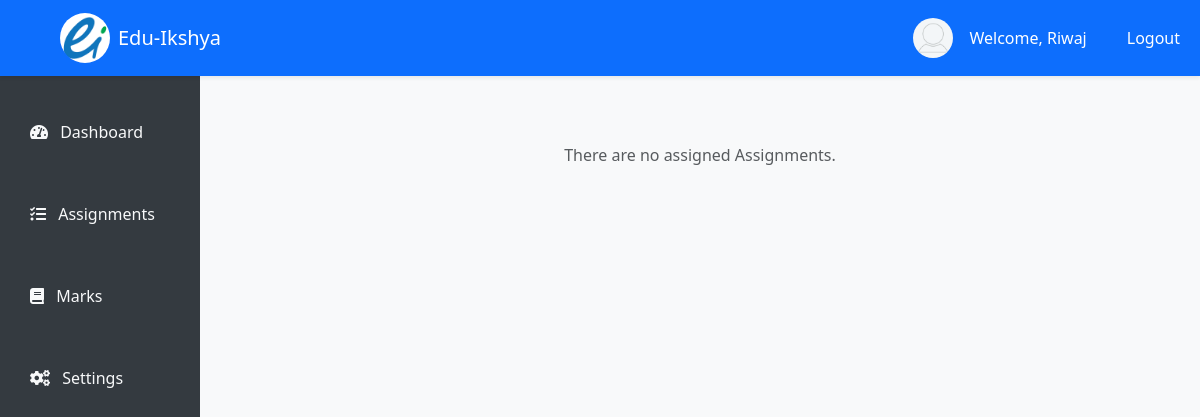
The page /student/assignments/ (signed in) on the database as committed earlier.
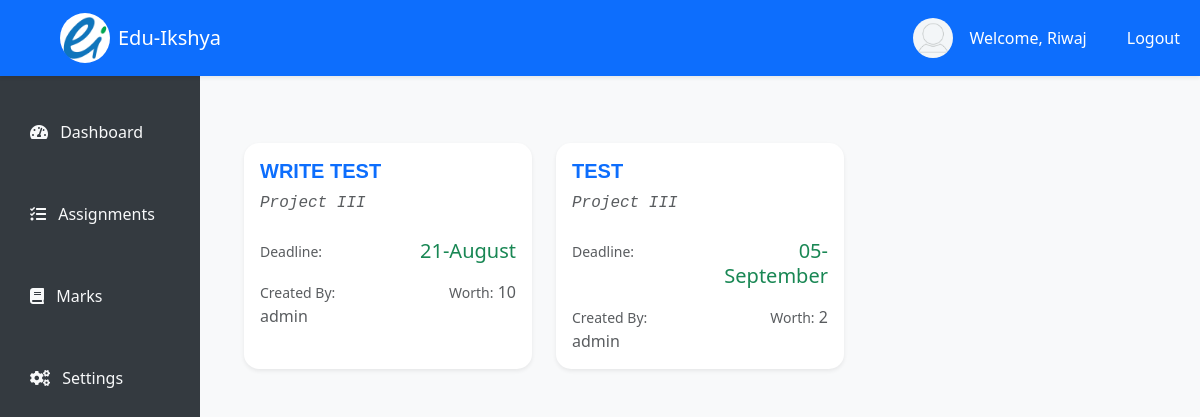
The same page on the database as committed later.
### student/models.py (models this page shows, shortened)
class Assignment(models.Model):
    ACCEPTED_FILE_TYPES = [
        ('text', 'Text File'),
        ('pdf', 'PDF File'),
    ]
    title = models.CharField(max_length=255)
    description = models.TextField(null=True, blank=True)
    deadline = models.DateTimeField()
    worth = models.IntegerField()
    research_links = models.JSONField(blank=True, null=True)  # This field can store a list of URLs
    accepted_file_type = models.CharField(max_length=10, choices=ACCEPTED_FILE_TYPES)
    assigned_class = models.ForeignKey(ProgramCourse, on_delete=models.CASCADE, related_name='assignments')
    created_by = models.ForeignKey(User, null=True, on_delete=models.CASCADE)

class ProgramCourse(models.Model):
    program = models.ForeignKey(Program, on_delete=models.CASCADE)
    course = models.ForeignKey(Course, on_delete=models.CASCADE)
    semester = models.ForeignKey(Semester, on_delete=models.CASCADE)
    teacher = models.ForeignKey(User, on_delete=models.RESTRICT)

class Course(models.Model):
    course_id = models.CharField(max_length=15, unique=True)
    course_name = models.CharField(max_length=150)
    def __str__(self):
        return self.course_name

class User(AbstractUser):
    user_id = models.CharField(max_length=15, unique=True, editable=False)
    address = models.CharField(max_length=150, null=True, blank=False)
    contact_number = models.CharField(max_length=20, blank=True, null=True)
    date_of_birth = models.DateField(null=True, blank=True)
    gender = models.CharField(max_length=1, choices=[('M', 'Male'), ('F', 'Female'), ('O', 'Other')])
    is_staff = models.BooleanField(default=False)
    is_student = models.BooleanField(default=False)
    def __str__(self):
        return self.username

### student/views.py (the view)
# urls.py: path('student/assignments/', views.student_assignment_view, name="student_assignments"),
@login_required
def student_assignment_view(request):
    user = request.user
    if user.is_student:
        student = Student.objects.get(user=user)
        program_course = ProgramCourse.objects.filter(program=student.program, semester=student.semester)
        assignments = Assignment.objects.filter(
            assigned_class__in=program_course,
            deadline__gte=datetime.now()
        ).order_by('deadline')
        inactive_assignments = Assignment.objects.filter(
            assigned_class__in=program_course,
            deadline__lte=datetime.now()
        ).order_by('-deadline')
    return render(request, 'student/assignment.html', {
        'assignments': assignments,
        'inactive_assignments': inactive_assignments
    })

### templates/student/assignment.html
<!DOCTYPE html>
{% extends 'student/index.html' %}
{% load static %}
{% block assignment %}
<div class="container mt-5">
    {% if assignments %}
        <div class="row">
            {% for assignment in assignments %}
            <div class="col-md-4 mb-4">
                <a href="{% url 'students:assignment_view' pk=assignment.pk %}" class="text-decoration-none">
                    <div class="card shadow-sm h-100 border-0" style="border-radius: 15px;">
                        <div class="card-body">
                            <h5 class="card-title text-uppercase text-primary fw-bold" style="font-family: 'Arial', sans-serif;">
                                {{ assignment.title }}
                            </h5>
                            <p class="card-text text-muted fst-italic mb-4" style="font-family: 'Courier New', monospace;">
                                {{ assignment.assigned_class.course }}
                            </p>
                            <div class="row my-3">
                                <div class="col-6">
                                    <p class="card-text"><span class="small text-muted">Deadline:</span></p>
                                </div>
                                <div class="col-6 text-end">
                                    <p class="card-text">
                                        <span class="h5 text-success">
                                            {{ assignment.deadline|date:"d-F" }}
                                        </span>
                                    </p>
                                </div>
                            </div>
                            <div class="row">
                                <div class="col-6">
                                    <p class="card-text text-muted">
                                        <span class="small">Created By:</span>
                                        {{ assignment.created_by }}
                                    </p>
                                </div>
                                <div class="col-6 text-end">
                                    <p class="card-text text-muted">
                                        <span class="small">Worth:</span>
                                        {% if assignment.worth %}
                                            {{ assignment.worth }}
                                        {% else %}
                                            0
                                        {% endif %}
                                    </p>
                                </div>
                            </div>
                        </div>
                    </div>
                </a>
            </div>
            {% endfor %}
        </div>
    {% else %}
        <div class="mt-5 text-center">
            <p class="text-muted">There are no assigned Assignments.</p>
        </div>
    {% endif %}
</div>
{% endblock %}

Rows that differ between the two databases and show on the page:
added Assignment: title "WRITE TEST", assigned_class.course "Project III", deadline "21-August", created_by "admin", worth "10"
added Assignment: title "TEST", assigned_class.course "Project III", deadline "05-September", created_by "admin", worth "2"
Other text that changed with them:
text no longer shown: "There are no assigned Assignments."
